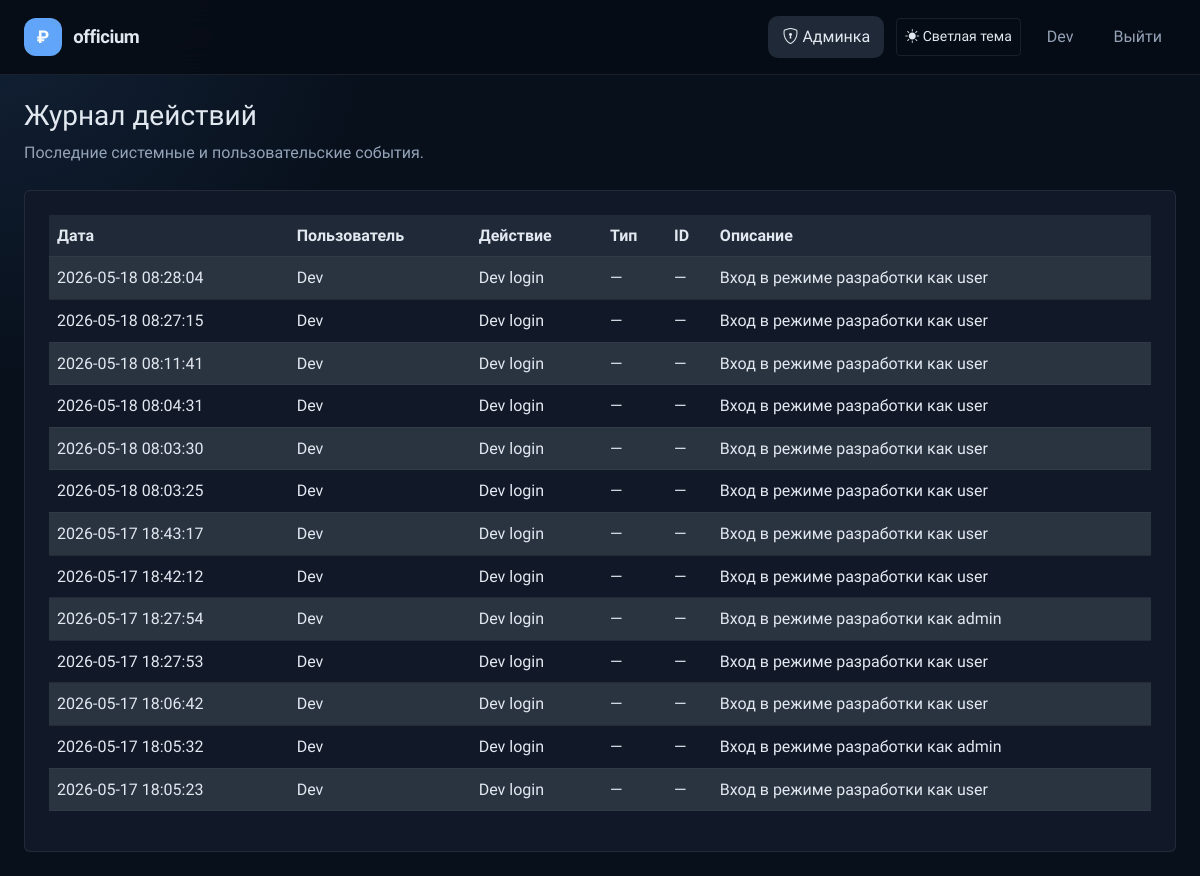
/admin/logs (signed in), run on an earlier commit of the app's database.
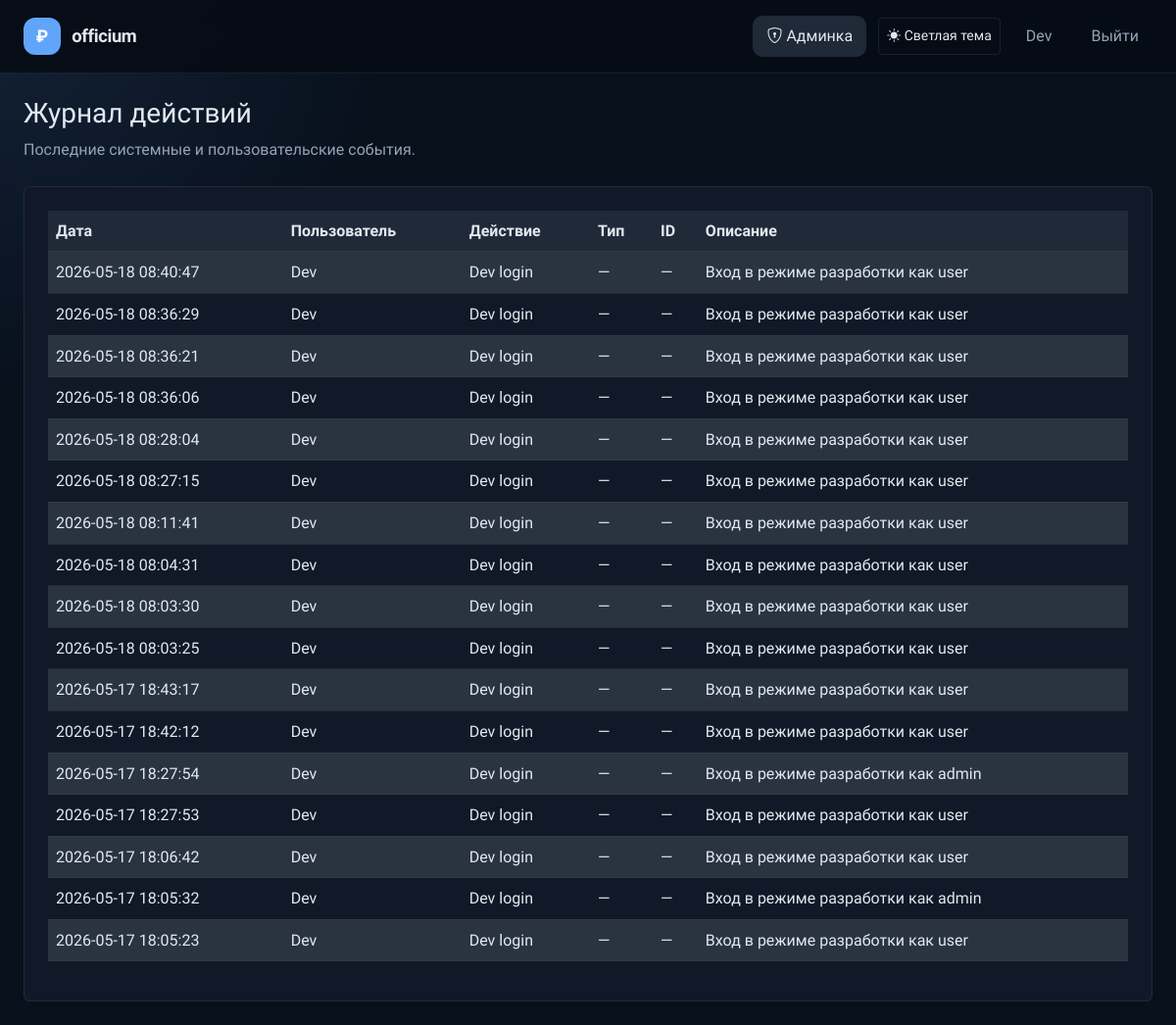
And on a later commit of the database.
### app/models.py (models this page shows, shortened)
class User(UserMixin, db.Model):
    __tablename__ = 'users'
    id = db.Column(db.Integer, primary_key=True)
    telegram_id = db.Column(db.BigInteger, unique=True, nullable=False)
    username = db.Column(db.String(80), nullable=True)
    first_name = db.Column(db.String(100), nullable=True)
    last_name = db.Column(db.String(100), nullable=True)
    photo_url = db.Column(db.String(255), nullable=True)
    auth_date = db.Column(db.DateTime, nullable=True)
    created_at = db.Column(db.DateTime, default=datetime.utcnow, nullable=False)
    role = db.Column(db.Enum('user', 'admin', 'superadmin'), nullable=False, default='user')
    is_blocked = db.Column(db.Boolean, default=False, nullable=False)
    last_login_ip = db.Column(db.String(100), nullable=True)
    last_user_agent = db.Column(db.Text, nullable=True)
    login_count = db.Column(db.Integer, default=0, nullable=False)
    google_id = db.Column(db.String(50), unique=True, nullable=True)
    email = db.Column(db.String(120), nullable=True, index=True)
    avatar_url = db.Column(db.String(255), nullable=True)
    debts = db.relationship('Debt', back_populates='user', lazy=True, cascade='all, delete-orphan')
    incomes = db.relationship('Income', back_populates='user', lazy=True, cascade='all, delete-orphan')
    expenses = db.relationship('Expense', back_populates='user', lazy=True, cascade='all, delete-orphan')
    activity_logs = db.relationship('ActivityLog', back_populates='user', lazy=True, cascade='all, delete-orphan')
    @property
    def is_admin(self):
        return self.role in ('admin', 'superadmin')

class ActivityLog(db.Model):
    __tablename__ = 'activity_logs'
    id = db.Column(db.Integer, primary_key=True)
    user_id = db.Column(db.Integer, db.ForeignKey('users.id'), nullable=True)
    action = db.Column(db.String(100), nullable=False)
    entity_type = db.Column(db.String(50), nullable=True)
    entity_id = db.Column(db.Integer, nullable=True)
    description = db.Column(db.Text, nullable=True)
    ip_address = db.Column(db.String(100), nullable=True)
    user_agent = db.Column(db.Text, nullable=True)
    created_at = db.Column(db.DateTime, default=datetime.utcnow)
    user = db.relationship('User', back_populates='activity_logs')

### app/routes/admin.py (the view)
    @app.route('/admin/logs')
    @admin_required
    def admin_logs():
        logs = ActivityLog.query.order_by(ActivityLog.created_at.desc()).limit(100).all()
        return render_template('admin_logs.html', logs=logs)

### app/utils.py (called while the page is built)
def get_setting(key, default=None):
    try:
        setting = AppSetting.query.filter_by(key=key).first()
        return setting.value if setting else default
    except Exception:
        return default

def get_dictionary_values(dictionary_type):
    try:
        entries = DictionaryEntry.query.filter_by(dictionary_type=dictionary_type, is_active=True).order_by(DictionaryEntry.value.asc()).all()
        return [entry.value for entry in entries]
    except Exception:
        return []

def admin_required(view):
    @wraps(view)
    def wrapper(*args, **kwargs):
        if not getattr(current_user, 'is_authenticated', False) or not getattr(current_user, 'is_admin', False):
            return redirect(url_for('index'))
        return view(*args, **kwargs)
    return wrapper

### templates/admin_logs.html (shortened to what this page needs)
{% extends 'base.html' %}
{% block content %}
<div class="mb-4">
    <h1 class="h3">Журнал действий</h1>
    <p class="text-muted">Последние системные и пользовательские события.</p>
</div>
<div class="card p-4">
    <div class="table-responsive">
        <table class="table table-striped align-middle">
            <thead>
                <tr>
                    <th>Дата</th>
                    <th>Пользователь</th>
                    <th>Действие</th>
                    <th>Тип</th>
                    <th>ID</th>
                    <th>Описание</th>
                </tr>
            </thead>
            <tbody>
                {% for log in logs %}
                <tr>
                    <td>{{ log.created_at.strftime('%Y-%m-%d %H:%M:%S') }}</td>
                    <td>{{ log.user.first_name or log.user.username if log.user else 'Система' }}</td>
                    <td>{{ log.action }}</td>
                    <td>{{ log.entity_type or '—' }}</td>
                    <td>{{ log.entity_id or '—' }}</td>
                    <td>{{ log.description or '—' }}</td>
                </tr>
                {% else %}
                <tr>
                    <td colspan="6" class="text-center text-muted">Нет записей.</td>
                </tr>
                {% endfor %}
            </tbody>
        </table>
    </div>
</div>
{% endblock %}

### templates/base.html (shortened to what this page needs)
<!DOCTYPE html>
<html lang="ru" data-theme="dark" data-bs-theme="dark">
<head>
    <link href="https://cdn.jsdelivr.net/npm/bootstrap@5.3.2/dist/css/bootstrap.min.css" rel="stylesheet">
    <link href="https://cdn.jsdelivr.net/npm/bootstrap-icons@1.11.3/font/bootstrap-icons.css" rel="stylesheet">
    <link href="{{ url_for('static', filename='css/style.css') }}" rel="stylesheet">
</head>
<body>
<nav class="navbar navbar-expand-lg">
    <div class="container-fluid px-4">
        <a class="navbar-brand" href="/">
            <span class="brand-icon">₽</span>
            <span class="brand-text">{{ app_name }}</span>
        </a>
        <div class="collapse navbar-collapse" id="navbarNav">
            <ul class="navbar-nav ms-auto align-items-center gap-1">
                {% set show_user_nav = not (current_user.is_authenticated and current_user.is_admin and request.path.startswith('/admin')) %}
                {% if current_user.is_authenticated and current_user.is_admin %}
                <li class="nav-item">
                    <a class="nav-link {% if request.path.startswith('/admin') %}active{% endif %}" href="{{ url_for('admin_dashboard') }}">
                        <i class="bi bi-shield-lock me-1"></i>Админка
                    </a>
                </li>
                {% endif %}
                <li class="nav-item ms-2">
                    <button id="themeToggleBtn" class="btn btn-outline-secondary btn-sm" type="button" aria-label="Переключить тему"></button>
                </li>
                <li class="nav-item ms-2">
                    {% if current_user.is_authenticated %}
                    <span class="nav-link disabled pe-0">{{ current_user.first_name or current_user.username or 'Пользователь' }}</span>
                    {% endif %}
                </li>
                <li class="nav-item ms-2">
                    {% if current_user.is_authenticated %}
                    <a class="nav-link" href="{{ url_for('logout') }}">Выйти</a>
                    {% else %}
                    <a class="nav-link" href="{{ url_for('login') }}">Войти</a>
                    {% endif %}
                </li>
            </ul>
        </div>
    </div>
</nav>
<main class="app-main container-fluid px-4 py-4">
    {% block content %}{% endblock %}
</main>
<div class="toast-container position-fixed bottom-0 end-0 p-3" style="z-index:9999">
</div>
</body>
</html>

### static/css/style.css (style rules this page uses)
:root { --bg: #f4f6fb; --bg-card: #ffffff; --bg-card-2: #f8fafc; --border: #d9e2ec; --border-hov: #c1cdd9; --text: #111827; --text-muted: #64748b; --text-dim: #475569; --primary: #2563eb; --primary-dk: #1d4ed8; --success: #16a34a; --warning: #d97706; --danger: #dc2626; --orange: #ea580c; --split-clr: #8b5cf6; --card-radius: 14px; --transition: 0.18s ease; }
:root[data-theme="dark"] { --bg: #08101c; --bg-card: #111827; --bg-card-2: #1f2937; --border: rgba(255,255,255,0.08); --border-hov: rgba(255,255,255,0.18); --text: #e2e8f0; --text-muted: #94a3b8; --text-dim: #cbd5e1; --primary: #60a5fa; --primary-dk: #3b82f6; --success: #34d399; --warning: #fbbf24; --danger: #f87171; --orange: #fb923c; --split-clr: #c084fc; }
* { box-sizing: border-box; }
body { font-family: 'Onest', system-ui, sans-serif; background: radial-gradient(circle at top left, rgba(96,165,250,0.15), transparent 25%), var(--bg); color: var(--text); min-height: 100vh; line-height: 1.6; }
.app-main { max-width: 1320px; margin: 0 auto; padding: 1.5rem 1rem 3rem; }
body, .navbar, .modal-content, .dropdown-menu, .toast, .alert, .table, .table th, .table td, .form-control, .form-select, .form-label, .form-text, .dropdown-item, .page-link, .list-group-item, .card, .card-body, .card-header, .card-footer, .accordion-item, .accordion-button, .accordion-body, .breadcrumb-item { color: var(--text); background: transparent; }
.card { background: var(--bg-card); border: 1px solid var(--border); }
html[data-theme="dark"] { color-scheme: dark; }
html[data-theme="dark"] body { background: radial-gradient(circle at top left, rgba(96,165,250,0.12), transparent 25%), var(--bg); }
html[data-theme="dark"] .text-muted { color: var(--text-muted) !important; }
html[data-theme="dark"] .table, html[data-theme="dark"] .table th, html[data-theme="dark"] .table td { color: var(--text) !important; }
html[data-theme="dark"] .table tbody tr { background: var(--bg-card) !important; }
html[data-theme="dark"] .table.table-striped tbody tr:nth-of-type(odd) { background: var(--bg-card-2) !important; }
a { color: var(--primary); }
.table { background: transparent; color: var(--text); }
.table thead th { background: var(--bg-card-2); color: var(--text); border-color: var(--border); }
.table tbody tr { background: var(--bg-card); }
.table.table-striped tbody tr:nth-of-type(odd) { background-color: var(--bg-card-2); }
.table th, .table td { border-color: var(--border); color: var(--text); }
.navbar { background: rgba(255,255,255,0.85); backdrop-filter: blur(16px); border-bottom: 1px solid var(--border); padding: 0.8rem 0; position: sticky; top: 0; z-index: 1000; }
html[data-theme="dark"] .navbar { background: rgba(7, 12, 21, 0.92); }
.navbar .container-fluid { gap: 0.75rem; }
.navbar-brand { display: inline-flex; align-items: center; gap: 0.7rem; font-weight: 700; }
.brand-icon { display: inline-flex; align-items: center; justify-content: center; width: 38px; height: 38px; background: var(--primary); border-radius: 12px; font-weight: 800; font-size: 1.1rem; color: #fff; }
.brand-text { font-weight: 700; font-size: 1.15rem; color: var(--text); letter-spacing: -0.02em; }
.nav-link { color: var(--text-muted) !important; font-weight: 500; border-radius: 10px; padding: 8px 14px !important; transition: var(--transition); }
.nav-link:hover, .nav-link.active { color: var(--text) !important; background: var(--bg-card-2); }
.navbar-nav { align-items: center; }
.navbar .btn { min-height: 38px; }
.app-main { padding-top: 2.5rem; }
.btn-outline-primary, .btn-outline-secondary, .btn-outline-success, .btn-outline-danger, .btn-outline-warning, .btn-outline-info, .btn-outline-dark, .btn-outline-light { color: var(--text); background: transparent; border-color: var(--border); transition: var(--transition); }

What changed in the data, as far as the page shows it:
added ActivityLog: created_at "2026-05-18 08:40:47", user "Dev", action "Dev login", entity_type "—", entity_id "—", description "Вход в режиме разработки как user"
added ActivityLog: created_at "2026-05-18 08:36:29", user "Dev", action "Dev login", entity_type "—", entity_id "—", description "Вход в режиме разработки как user"
added ActivityLog: created_at "2026-05-18 08:36:21", user "Dev", action "Dev login", entity_type "—", entity_id "—", description "Вход в режиме разработки как user"
added ActivityLog: created_at "2026-05-18 08:36:06", user "Dev", action "Dev login", entity_type "—", entity_id "—", description "Вход в режиме разработки как user"
